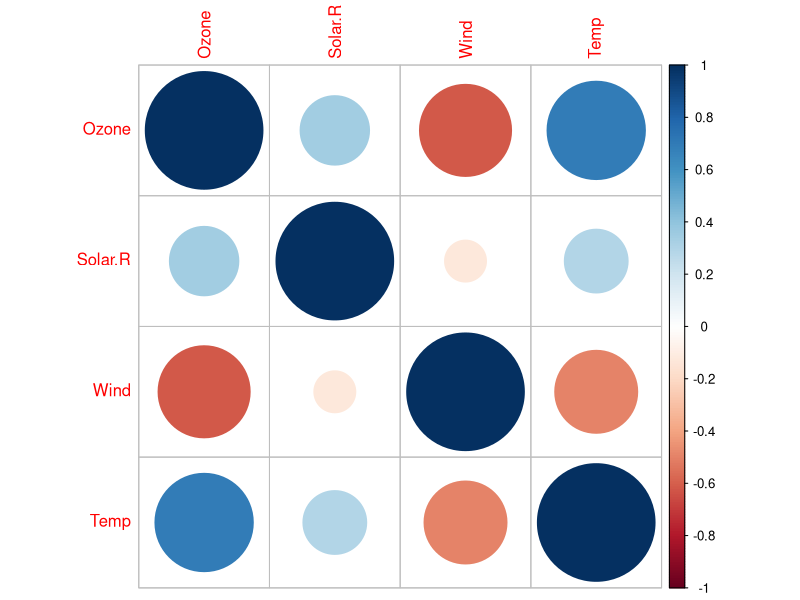
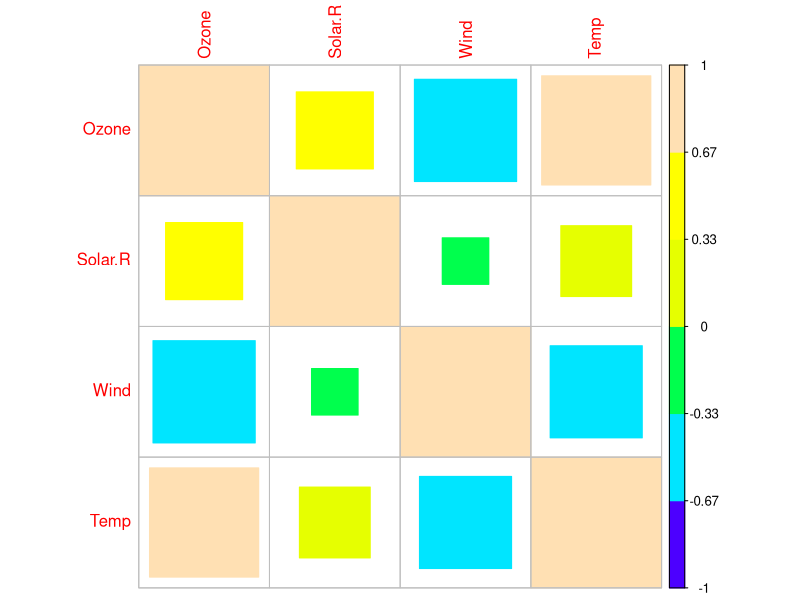
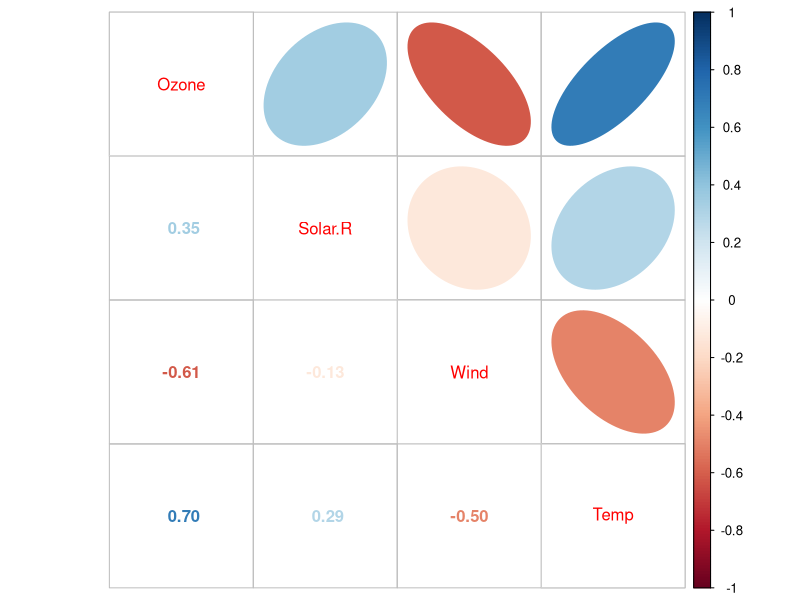

These figures' R source, in order:
# 相関行列の可視化
## R の組込データセット airquality による例
install.packages("corrplot")
library(corrplot)
cor(airquality[ ,1:4]) # NA を含む列に関しては NA となる
(x <- cor(airquality[ ,1:4], use = "c")) # NA を含む行を消去して計算
corrplot(x) # 相関行列の可視化
corrplot(x, method = "square", col = topo.colors(6)) # 色・形の変更
corrplot.mixed(x, upper = "ellipse") # 下半分を数値, 上半分を楕円